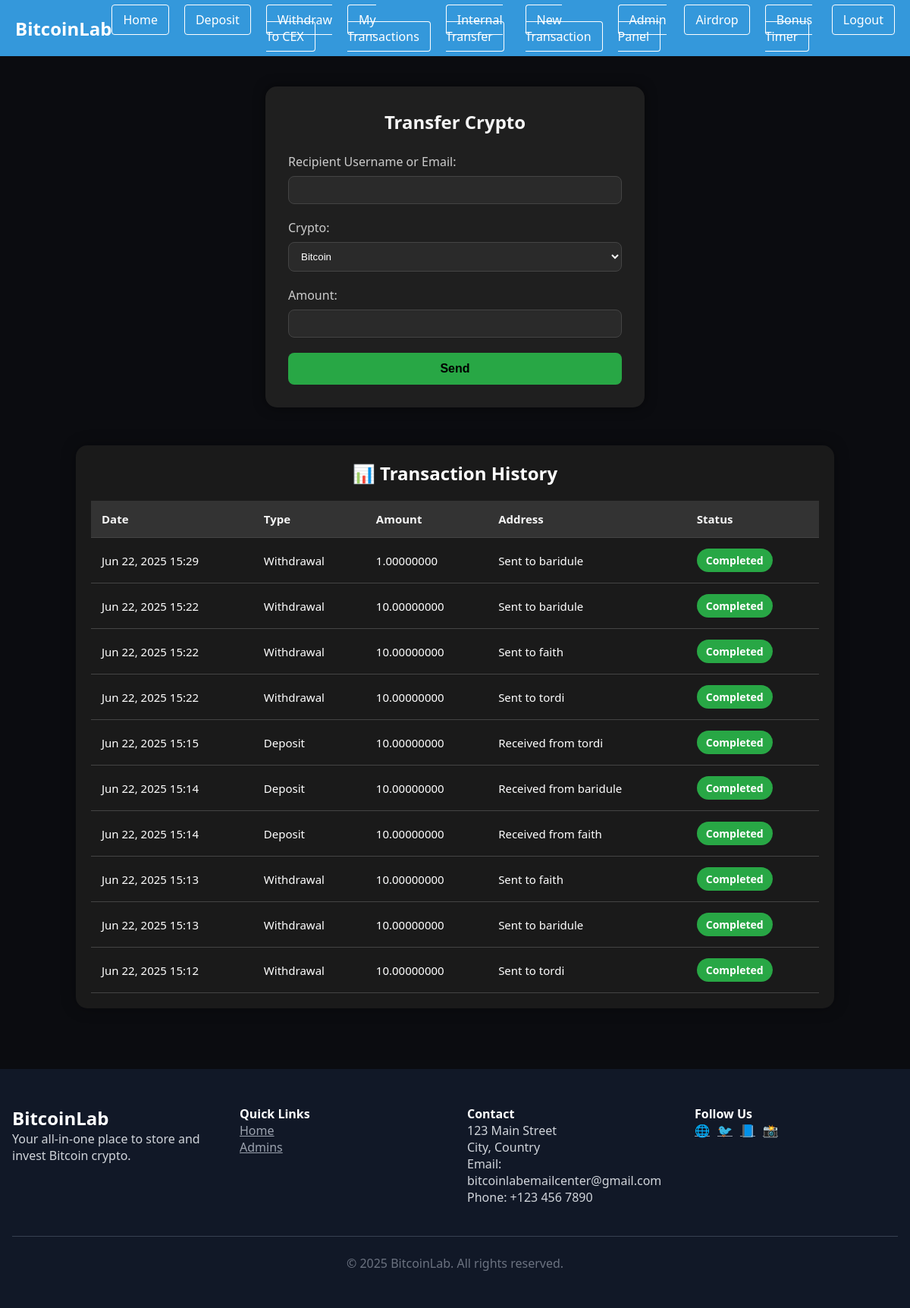
Screenshot of /transfer_crypto (signed in) with the database file from the repository.
### core/models.py (models this page shows)
class Transaction(models.Model):
    TRANSACTION_TYPES = [('deposit', 'Deposit'), ('withdrawal', 'Withdrawal')]
    STATUS_CHOICES = [('pending', 'Pending'), ('completed', 'Completed')]
    user = models.ForeignKey(User, on_delete=models.CASCADE)
    amount = models.DecimalField(max_digits=18, decimal_places=8)
    transaction_type = models.CharField(max_length=10, choices=TRANSACTION_TYPES)
    address = models.CharField(max_length=255)
    status = models.CharField(max_length=20, choices=STATUS_CHOICES, default='pending')
    created_at = models.DateTimeField(auto_now_add=True)

### core/views.py (the view, shortened to what this page needs)
# urls.py: path('transfer_crypto', views.transfer_crypto, name='transfer_crypto'),
@login_required
def transfer_crypto(request):
    user = request.user
    form = UserToUserTransferForm(request.POST or None)
    transactions = Transaction.objects.filter(user=user).order_by('-created_at')
    return render(request, 'wallet/transfer_crypto.html', {
        'form': form,
        'transactions': transactions
    })

### core/forms.py (shortened to what this page needs)
class UserToUserTransferForm(forms.Form):
    recipient_identifier = forms.CharField(
        label="Recipient Username or Email",
        widget=forms.TextInput(attrs={'class': 'form-control'})
    )
    crypto = forms.ChoiceField(
        choices=UserToUserTransfer.CRYPTO_CHOICES,
        widget=forms.Select(attrs={'class': 'form-control'})
    )
    amount = forms.DecimalField(
        max_digits=18,
        decimal_places=8,
        widget=forms.NumberInput(attrs={'class': 'form-control', 'step': '0.00000001'})
    )

### templates/wallet/transfer_crypto.html (shortened to what this page needs)
{% extends 'base.html' %}
{% load static %}
{% block content %}
<div class="transfer-container">
  <h2>Transfer Crypto</h2>
  <form method="POST">
    <div class="form-group">
      {{ form.recipient_identifier.label_tag }} {{ form.recipient_identifier }}
    </div>
    <div class="form-group">
      {{ form.crypto.label_tag }} {{ form.crypto }}
    </div>
    <div class="form-group">
      {{ form.amount.label_tag }} {{ form.amount }}
    </div>
    <button type="submit" class="btn btn-success">Send</button>
  </form>
</div>
<div class="transaction-history">
  <h2>📊 Transaction History</h2>
  <div class="table-responsive">
    <table class="transaction-table">
      <thead>
        <tr>
          <th>Date</th>
          <th>Type</th>
          <th>Amount</th>
          <th>Address</th>
          <th>Status</th>
        </tr>
      </thead>
      <tbody>
        {% for tx in transactions %}
        <tr>
          <td>{{ tx.created_at|date:"M d, Y H:i" }}</td>
          <td>{{ tx.transaction_type|title }}</td>
          <td>{{ tx.amount }}</td>
          <td>{{ tx.address }}</td>
          <td><span class="badge badge-{{ tx.status }}">{{ tx.status|title }}</span></td>
        </tr>
        {% empty %}
        <tr>
          <td colspan="5" class="text-center">No transactions found.</td>
        </tr>
        {% endfor %}
      </tbody>
    </table>
  </div>
</div>
{% endblock %}

### templates/base.html (style rules this page uses)
* { margin: 0; padding: 0; box-sizing: border-box; }
body { font-family: 'Segoe UI', sans-serif; }

### templates/wallet/transfer_crypto.html (style rules this page uses)
body { background-color: #0b0c10; color: #ffffff; font-family: 'Segoe UI', sans-serif; }
.transfer-container { max-width: 500px; margin: 40px auto 30px; padding: 30px; background: #1f1f1f; border-radius: 15px; box-shadow: 0 0 15px rgba(0,0,0,0.5); }
.transfer-container h2 { text-align: center; color: #f5f5f5; margin-bottom: 25px; }
.form-group { margin-bottom: 20px; }
label { font-weight: 500; margin-bottom: 8px; display: block; color: #ccc; }
input, select { width: 100%; padding: 10px 12px; background: #2a2a2a; border: 1px solid #444; border-radius: 8px; color: #fff; }
.btn-success { width: 100%; padding: 12px; border-radius: 8px; font-size: 16px; font-weight: bold; background-color: #28a745; border: none; transition: background-color 0.3s ease; }
.transaction-history { max-width: 1000px; margin: 50px auto; padding: 20px; background: #1a1a1a; border-radius: 15px; box-shadow: 0 0 20px rgba(0,0,0,0.3); }
.transaction-history h2 { text-align: center; color: #ffffff; margin-bottom: 20px; }
.table-responsive { overflow-x: auto; width: 100%; }
.transaction-table { width: 100%; border-collapse: collapse; font-size: 15px; min-width: 600px; }
.transaction-table thead { background-color: #333; color: #f5f5f5; }
.transaction-table th, .transaction-table td { padding: 14px; text-align: left; border-bottom: 1px solid #444; white-space: nowrap; }
.badge { padding: 6px 12px; border-radius: 20px; font-size: 14px; font-weight: 600; display: inline-block; text-transform: capitalize; }
.badge-completed { background-color: #28a745; color: #fff; }

### rows the page displays
Transaction: created_at "Jun 22, 2025 15:29", transaction_type "Withdrawal", amount "1.00000000", address "Sent to baridule", status "Completed"
Transaction: created_at "Jun 22, 2025 15:22", transaction_type "Withdrawal", amount "10.00000000", address "Sent to baridule", status "Completed"
Transaction: created_at "Jun 22, 2025 15:22", transaction_type "Withdrawal", amount "10.00000000", address "Sent to faith", status "Completed"
Transaction: created_at "Jun 22, 2025 15:22", transaction_type "Withdrawal", amount "10.00000000", address "Sent to tordi", status "Completed"
Transaction: created_at "Jun 22, 2025 15:15", transaction_type "Deposit", amount "10.00000000", address "Received from tordi", status "Completed"
Transaction: created_at "Jun 22, 2025 15:14", transaction_type "Deposit", amount "10.00000000", address "Received from baridule", status "Completed"
Transaction: created_at "Jun 22, 2025 15:14", transaction_type "Deposit", amount "10.00000000", address "Received from faith", status "Completed"
Transaction: created_at "Jun 22, 2025 15:13", transaction_type "Withdrawal", amount "10.00000000", address "Sent to faith", status "Completed"
Transaction: created_at "Jun 22, 2025 15:13", transaction_type "Withdrawal", amount "10.00000000", address "Sent to baridule", status "Completed"
Transaction: created_at "Jun 22, 2025 15:12", transaction_type "Withdrawal", amount "10.00000000", address "Sent to tordi", status "Completed"
